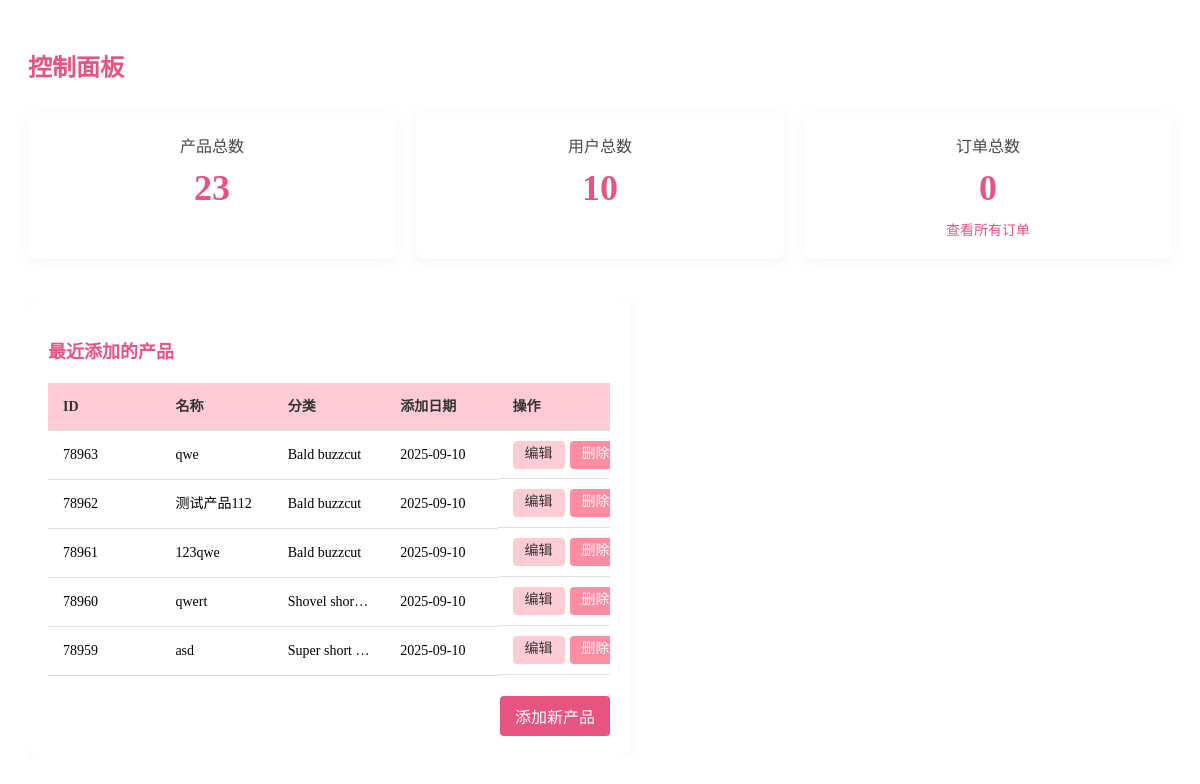
Screenshot of /admin/dashboard.php with the database file from the repository.
### tables this page shows
CREATE TABLE `products` (
  `id` int(11) NOT NULL AUTO_INCREMENT,
  `title` varchar(100) NOT NULL,
  `subtitle` varchar(200) DEFAULT NULL,
  `price` decimal(10,2) NOT NULL,
  `sales` int(11) DEFAULT 0,
  `clicks` int(11) DEFAULT 0,
  `image` varchar(255) DEFAULT NULL,
  `image2` varchar(255) DEFAULT NULL,
  `image3` varchar(255) DEFAULT NULL,
  `image4` varchar(255) DEFAULT NULL,
  `image5` varchar(255) DEFAULT NULL,
  `guest` tinyint(1) DEFAULT 0,
  `category_id` int(11) DEFAULT NULL,
  `created_date` timestamp NOT NULL DEFAULT current_timestamp(),
  `show_on_homepage` tinyint(1) DEFAULT 0,
  `paid_video` varchar(255) DEFAULT NULL,
  `paid_video_size` bigint(20) DEFAULT 0,
  `paid_video_duration` int(11) DEFAULT 0,
  `images_total_size` bigint(20) DEFAULT 0,
  `images_count` int(11) DEFAULT 0,
  `images_formats` varchar(255) DEFAULT NULL,
  `paid_photos_zip` varchar(255) DEFAULT NULL,
  `paid_photos_total_size` bigint(20) DEFAULT 0,
  `paid_photos_count` int(11) DEFAULT 0,
  `paid_photos_formats` varchar(255) DEFAULT NULL,
  `image6` varchar(255) DEFAULT NULL,
  `photo_pack_price` decimal(10,2) DEFAULT 0.00,
  `member_image1` varchar(255) DEFAULT NULL,
  `member_image2` varchar(255) DEFAULT NULL,
  `member_image3` varchar(255) DEFAULT NULL,
  `member_image4` varchar(255) DEFAULT NULL,
  `member_image5` varchar(255) DEFAULT NULL,
  `member_image6` varchar(255) DEFAULT NULL,
  `member_image7` varchar(255) DEFAULT NULL,
  `member_image8` varchar(255) DEFAULT NULL,
  `member_image9` varchar(255) DEFAULT NULL,
  `member_image10` varchar(255) DEFAULT NULL,
  `member_image11` varchar(255) DEFAULT NULL,
  `member_image12` varchar(255) DEFAULT NULL,
  `member_image13` varchar(255) DEFAULT NULL,
  `member_image14` varchar(255) DEFAULT NULL,
  `member_image15` varchar(255) DEFAULT NULL,
  `member_image16` varchar(255) DEFAULT NULL,
  `member_image17` varchar(255) DEFAULT NULL,
  `member_image18` varchar(255) DEFAULT NULL,
  `member_image19` varchar(255) DEFAULT NULL,
  `member_image20` varchar(255) DEFAULT NULL,
  PRIMARY KEY (`id`)
);

CREATE TABLE `categories` (
  `id` int(11) NOT NULL AUTO_INCREMENT,
  `name` varchar(100) NOT NULL,
  PRIMARY KEY (`id`),
  UNIQUE KEY `unique_name` (`name`)
);

### admin/dashboard.php (the view, shortened to what this page needs)
<?php
$user_count = 0;
$sql = "SELECT COUNT(*) as count FROM users";
$result = mysqli_query($conn, $sql);
if ($result) {
    $row = mysqli_fetch_assoc($result);
    $user_count = $row['count'];
}
$product_count = 0;
$sql = "SELECT COUNT(*) as count FROM products";
$result = mysqli_query($conn, $sql);
if ($result) {
    $row = mysqli_fetch_assoc($result);
    $product_count = $row['count'];
}
$order_count = 0;
$sql = "SELECT COUNT(*) as count FROM purchases";
$result = mysqli_query($conn, $sql);
if ($result) {
    $row = mysqli_fetch_assoc($result);
    $order_count = $row['count'];
}
$recent_products = [];
$sql = "SELECT p.id, p.title as name, c.name as category, p.created_date as date
        FROM products p
        LEFT JOIN categories c ON p.category_id = c.id
        ORDER BY p.id DESC LIMIT 5";
$result = mysqli_query($conn, $sql);
if ($result) {
    while ($row = mysqli_fetch_assoc($result)) {
        $recent_products[] = $row;
    }
}
?>
<div class="dashboard">
    <h2>控制面板</h2>
    <div class="dashboard-stats">
        <div class="stat-card">
            <div class="stat-title">产品总数</div>
            <div class="stat-value"><?php echo $product_count; ?></div>
        </div>
        <div class="stat-card">
            <div class="stat-title">用户总数</div>
            <div class="stat-value"><?php echo $user_count; ?></div>
        </div>
        <div class="stat-card">
            <div class="stat-title">订单总数</div>
            <div class="stat-value"><?php echo $order_count; ?></div>
            <div class="stat-link"><a href="admin.php?page=purchases">查看所有订单</a></div>
        </div>
    </div>
    <div class="dashboard-sections">
    <div class="recent-products">
        <h3>最近添加的产品</h3>
        <table class="data-table">
            <thead>
                <tr>
                    <th>ID</th>
                    <th>名称</th>
                    <th>分类</th>
                    <th>添加日期</th>
                    <th>操作</th>
                </tr>
            </thead>
            <tbody>
                <?php foreach ($recent_products as $product): ?>
                <tr>
                    <td data-label="ID"><?php echo $product['id']; ?></td>
                    <td data-label="名称"><?php echo $product['name']; ?></td>
                    <td data-label="分类"><?php echo $product['category']; ?></td>
                    <td data-label="添加日期"><?php echo date('Y-m-d', strtotime($product['date'])); ?></td>
                    <td class="actions" data-label="操作">
                        <a href="admin.php?page=products&action=edit&id=<?php echo $product['id']; ?>" class="edit-button">编辑</a>
                        <a href="admin.php?page=products&action=delete&id=<?php echo $product['id']; ?>" class="delete-button" onclick="return confirm('确定要删除此产品吗？');">删除</a>
                    </td>
                </tr>
                <?php endforeach; ?>
            </tbody>
        </table>
        <div class="action-buttons">
            <a href="admin.php?page=products&action=add" class="add-button">添加新产品</a>
        </div>
        </div>
    </div>
</div>

### admin/dashboard.php (style rules this page uses)
.dashboard { padding: 20px; }
.dashboard h2 { margin-bottom: 30px; color: #e75480; font-size: 24px; }
.dashboard-stats { display: flex; gap: 20px; margin-bottom: 40px; }
.stat-card { background-color: #fff; border-radius: 8px; padding: 20px; box-shadow: 0 2px 10px rgba(231, 84, 128, 0.1); flex: 1; text-align: center; transition: transform 0.3s; }
.stat-title { color: #4A4A4A; font-size: 16px; margin-bottom: 10px; }
.stat-value { color: #e75480; font-size: 36px; font-weight: bold; }
.stat-link { margin-top: 10px; }
.stat-link a { color: #e75480; text-decoration: none; font-size: 14px; }
.dashboard-sections { display: grid; grid-template-columns: 1fr 1fr; gap: 20px; width: 100%; overflow-x: hidden; }
.recent-products, .recent-purchases { background-color: #fff; border-radius: 8px; padding: 20px; box-shadow: 0 2px 10px rgba(231, 84, 128, 0.1); width: 100%; overflow-x: auto; }
.recent-products h3, .recent-purchases h3 { color: #e75480; margin-bottom: 20px; font-size: 18px; }
.recent-products .data-table, .recent-purchases .data-table { width: 100%; border-collapse: collapse; table-layout: fixed; min-width: 450px; }
.recent-products .data-table th, .recent-purchases .data-table th, .recent-products .data-table td, .recent-purchases .data-table td { padding: 12px 15px; text-align: left; border-bottom: 1px solid #e0e0e0; font-size: 14px; line-height: 1.4; vertical-align: middle; height: 48px; box-sizing: border-box; min-height: 48px; }
.recent-products .data-table th, .recent-purchases .data-table th { background-color: #ffccd5; color: #333; font-weight: bold; }
.action-buttons { margin-top: 20px; text-align: right; }
.add-button, .view-button { display: inline-block; padding: 8px 15px; background-color: #e75480; color: white; text-decoration: none; border-radius: 4px; border: none; cursor: pointer; }
.edit-button, .delete-button { display: inline-block; padding: 6px 12px; text-decoration: none; border-radius: 4px; margin-right: 5px; font-size: 14px; line-height: 1; vertical-align: middle; height: 28px; box-sizing: border-box; }
.edit-button { background-color: #ffccd5; color: #333; }
.delete-button { background-color: #ff8da1; color: white; }
.actions { white-space: nowrap; height: 48px; display: flex; align-items: center; }
.recent-products .data-table td, .recent-purchases .data-table td { overflow: hidden; text-overflow: ellipsis; white-space: nowrap; line-height: 24px; }

### rows the page displays
products: id "78963", title "qwe", category.name "Bald buzzcut", created_date "2025-09-10"
products: id "78962", title "测试产品112", category.name "Bald buzzcut", created_date "2025-09-10"
products: id "78961", title "123qwe", category.name "Bald buzzcut", created_date "2025-09-10"
products: id "78960", title "qwert", category.name "Shovel shor…", created_date "2025-09-10"
products: id "78959", title "asd", category.name "Super short…", created_date "2025-09-10"

### other values shown
$product_count "23"
$user_count "10"
$order_count "0"
